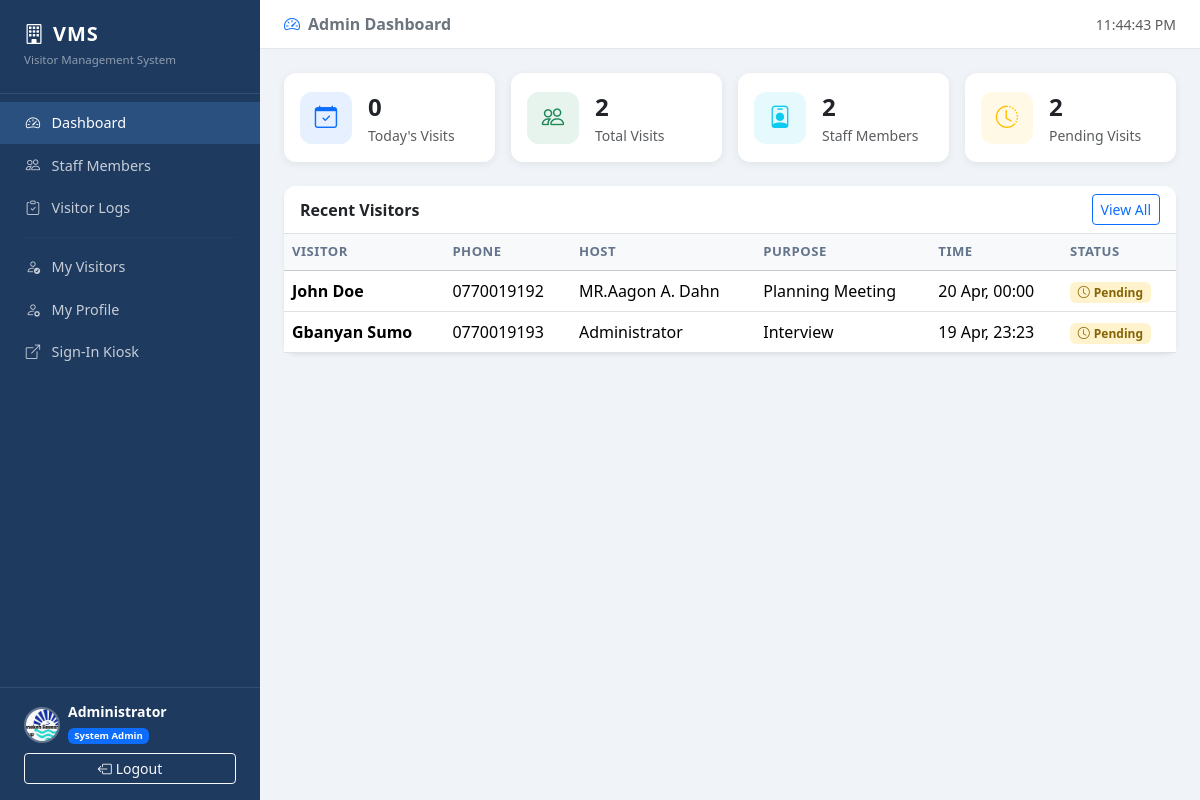
The page /admin (signed in) on the database its author committed.
### app.py (models this page shows, shortened)
class User(UserMixin, db.Model):
    __tablename__ = 'users'
    id = db.Column(db.Integer, primary_key=True)
    full_name = db.Column(db.String(120), nullable=False)
    office_number = db.Column(db.String(50), default='')
    phone = db.Column(db.String(30), default='')
    email = db.Column(db.String(120), default='')
    username = db.Column(db.String(80), unique=True, nullable=False)
    password_hash = db.Column(db.String(256), nullable=False)
    is_admin = db.Column(db.Boolean, default=False)
    avatar = db.Column(db.String(200), default='')
    created_at = db.Column(db.DateTime, default=datetime.utcnow)
    visits = db.relationship('Visit', backref='staff', lazy=True,
                             cascade='all, delete-orphan')

class Visit(db.Model):
    __tablename__ = 'visits'
    id = db.Column(db.Integer, primary_key=True)
    visitor_name = db.Column(db.String(120), nullable=False)
    visitor_phone = db.Column(db.String(30), default='')
    purpose = db.Column(db.String(200), default='')
    staff_id = db.Column(db.Integer, db.ForeignKey('users.id'), nullable=False)
    signed_in_at = db.Column(db.DateTime, default=datetime.utcnow)
    attended = db.Column(db.Boolean, default=False)
    attended_at = db.Column(db.DateTime)

### app.py (the view)
@app.route('/admin')
@admin_required
def admin_dashboard():
    today = datetime.utcnow().date()
    total_visits = Visit.query.count()
    today_visits = Visit.query.filter(
        db.func.date(Visit.signed_in_at) == today
    ).count()
    total_staff = User.query.count()
    pending_visits = Visit.query.filter_by(attended=False).count()
    recent_visits = Visit.query.order_by(Visit.signed_in_at.desc()).limit(10).all()
    return render_template('admin/dashboard.html',
        total_visits=total_visits, today_visits=today_visits,
        total_staff=total_staff, pending_visits=pending_visits,
        recent_visits=recent_visits)

### app.py (called while the page is built)
@login_manager.user_loader
def load_user(user_id):
    return db.session.get(User, int(user_id))

def admin_required(f):
    @wraps(f)
    @login_required
    def decorated(*args, **kwargs):
        if not current_user.is_admin:
            flash('Admin access required.', 'danger')
            return redirect(url_for('dashboard'))
        return f(*args, **kwargs)
    return decorated

### templates/admin/dashboard.html (shortened to what this page needs)
{% extends "base.html" %}
{% block page_title %}<i class="bi bi-speedometer2 me-2 text-primary"></i>Admin Dashboard{% endblock %}
{% block content %}
<div class="row g-3 mb-4">
  <div class="col-6 col-lg-3">
    <div class="card stat-card p-3">
      <div class="d-flex align-items-center gap-3">
        <div class="icon-box bg-primary bg-opacity-10">
          <i class="bi bi-calendar-check text-primary"></i>
        </div>
        <div>
          <div class="fs-4 fw-bold">{{ today_visits }}</div>
          <div class="text-muted small">Today's Visits</div>
        </div>
      </div>
    </div>
  </div>
  <div class="col-6 col-lg-3">
    <div class="card stat-card p-3">
      <div class="d-flex align-items-center gap-3">
        <div class="icon-box bg-success bg-opacity-10">
          <i class="bi bi-people text-success"></i>
        </div>
        <div>
          <div class="fs-4 fw-bold">{{ total_visits }}</div>
          <div class="text-muted small">Total Visits</div>
        </div>
      </div>
    </div>
  </div>
  <div class="col-6 col-lg-3">
    <div class="card stat-card p-3">
      <div class="d-flex align-items-center gap-3">
        <div class="icon-box bg-info bg-opacity-10">
          <i class="bi bi-person-badge text-info"></i>
        </div>
        <div>
          <div class="fs-4 fw-bold">{{ total_staff }}</div>
          <div class="text-muted small">Staff Members</div>
        </div>
      </div>
    </div>
  </div>
  <div class="col-6 col-lg-3">
    <div class="card stat-card p-3">
      <div class="d-flex align-items-center gap-3">
        <div class="icon-box bg-warning bg-opacity-10">
          <i class="bi bi-clock-history text-warning"></i>
        </div>
        <div>
          <div class="fs-4 fw-bold">{{ pending_visits }}</div>
          <div class="text-muted small">Pending Visits</div>
        </div>
      </div>
    </div>
  </div>
</div>
<div class="card border-0 shadow-sm" style="border-radius:12px;">
  <div class="card-header bg-white border-bottom d-flex justify-content-between align-items-center" style="border-radius:12px 12px 0 0;">
    <span class="fw-semibold">Recent Visitors</span>
    <a href="{{ url_for('admin_visitors') }}" class="btn btn-sm btn-outline-primary">View All</a>
  </div>
  <div class="card-body p-0">
    {% if recent_visits %}
    <div class="table-responsive">
      <table class="table table-hover mb-0">
        <thead class="table-light">
          <tr><th>Visitor</th><th>Phone</th><th>Host</th><th>Purpose</th><th>Time</th><th>Status</th></tr>
        </thead>
        <tbody>
          {% for v in recent_visits %}
          <tr>
            <td class="fw-semibold">{{ v.visitor_name }}</td>
            <td>{{ v.visitor_phone or '—' }}</td>
            <td>{{ v.staff.full_name }}</td>
            <td>{{ v.purpose or '—' }}</td>
            <td>{{ v.signed_in_at.strftime('%d %b, %H:%M') }}</td>
            <td>
              {% if v.attended %}
              <span class="badge badge-attended"><i class="bi bi-check-circle me-1"></i>Attended</span>
              {% else %}
              <span class="badge badge-pending"><i class="bi bi-clock me-1"></i>Pending</span>
              {% endif %}
            </td>
          </tr>
          {% endfor %}
        </tbody>
      </table>
    </div>
    {% else %}
    <div class="text-center py-5 text-muted">
      <i class="bi bi-inbox display-4 d-block mb-2"></i>No visits recorded yet.
    </div>
    {% endif %}
  </div>
</div>
{% endblock %}

### templates/base.html (shortened to what this page needs)
<!DOCTYPE html>
<html lang="en">
<head>
  <link href="https://cdn.jsdelivr.net/npm/bootstrap@5.3.2/dist/css/bootstrap.min.css" rel="stylesheet">
  <link href="https://cdn.jsdelivr.net/npm/bootstrap-icons@1.11.3/font/bootstrap-icons.css" rel="stylesheet">
</head>
<body>
<div id="sidebar">
  <div class="brand">
    <h5><i class="bi bi-building me-2"></i>VMS</h5>
    <small>Visitor Management System</small>
  </div>
  <nav class="mt-2">
    {% if current_user.is_admin %}
    <a href="{{ url_for('admin_dashboard') }}" class="nav-link {% if request.endpoint == 'admin_dashboard' %}active{% endif %}">
      <i class="bi bi-speedometer2"></i> Dashboard
    </a>
    <a href="{{ url_for('admin_staff') }}" class="nav-link {% if request.endpoint == 'admin_staff' %}active{% endif %}">
      <i class="bi bi-people"></i> Staff Members
    </a>
    <a href="{{ url_for('admin_visitors') }}" class="nav-link {% if request.endpoint == 'admin_visitors' %}active{% endif %}">
      <i class="bi bi-clipboard-check"></i> Visitor Logs
    </a>
    <hr style="border-color:rgba(255,255,255,0.1); margin: 0.5rem 1.5rem;">
    {% endif %}
    <a href="{{ url_for('dashboard') }}" class="nav-link {% if request.endpoint == 'dashboard' %}active{% endif %}">
      <i class="bi bi-person-check"></i> My Visitors
    </a>
    <a href="{{ url_for('profile') }}" class="nav-link {% if request.endpoint == 'profile' %}active{% endif %}">
      <i class="bi bi-person-gear"></i> My Profile
    </a>
    <a href="{{ url_for('index') }}" class="nav-link" target="_blank">
      <i class="bi bi-box-arrow-up-right"></i> Sign-In Kiosk
    </a>
  </nav>
  <div class="sidebar-footer">
    <div class="d-flex align-items-center gap-2 mb-2">
      {% if current_user.avatar %}
      <img src="{{ url_for('static', filename='avatars/' + current_user.avatar) }}"
           class="avatar-sm" alt="avatar">
      {% else %}
      <div class="avatar-initials">{{ current_user.full_name[0].upper() }}</div>
      {% endif %}
      <div>
        <div class="text-white small fw-semibold" style="line-height:1.2;">{{ current_user.full_name }}</div>
        <div>
          {% if current_user.is_admin %}
          <span class="badge bg-primary" style="font-size:0.6rem;">System Admin</span>
          {% else %}
          <span class="badge bg-secondary" style="font-size:0.6rem;">Staff</span>
          {% endif %}
        </div>
      </div>
    </div>
    <a href="{{ url_for('logout') }}" class="btn btn-sm btn-outline-light w-100">
      <i class="bi bi-box-arrow-left me-1"></i>Logout
    </a>
  </div>
</div>
<div id="main">
  <div id="topbar">
    <span class="fw-semibold text-secondary">{% block page_title %}{% endblock %}</span>
    <span class="text-muted small" id="clock"></span>
  </div>
  <div id="content">
    {% block content %}{% endblock %}
  </div>
</div>
</body>
</html>

### templates/base.html (style rules this page uses)
:root { --sidebar-bg: #1e3a5f; --sidebar-hover: #2a5080; --accent: #2196F3; }
body { background: #f0f4f8; min-height: 100vh; }
#sidebar { width: 260px; min-height: 100vh; background: var(--sidebar-bg); position: fixed; top: 0; left: 0; z-index: 100; display: flex; flex-direction: column; transition: transform 0.3s; }
#sidebar .brand { padding: 1.4rem 1.5rem; border-bottom: 1px solid rgba(255,255,255,0.1); }
#sidebar .brand h5 { color: #fff; margin: 0; font-weight: 700; letter-spacing: 1px; }
#sidebar .brand small { color: rgba(255,255,255,0.5); font-size: 0.72rem; }
#sidebar .nav-link { color: rgba(255,255,255,0.75); padding: 0.65rem 1.5rem; display: flex; align-items: center; gap: 0.6rem; border-radius: 0; transition: background 0.15s, color 0.15s; font-size: 0.9rem; }
#sidebar .nav-link:hover, #sidebar .nav-link.active { background: var(--sidebar-hover); color: #fff; }
#sidebar .nav-link i { width: 18px; text-align: center; }
#sidebar .sidebar-footer { margin-top: auto; padding: 1rem 1.5rem; border-top: 1px solid rgba(255,255,255,0.1); }
.avatar-sm { width: 36px; height: 36px; border-radius: 50%; object-fit: cover; border: 2px solid rgba(255,255,255,0.3); }
#main { margin-left: 260px; min-height: 100vh; }
#topbar { background: #fff; border-bottom: 1px solid #e0e7ef; padding: 0.75rem 1.5rem; display: flex; align-items: center; justify-content: space-between; position: sticky; top: 0; z-index: 50; }
#content { padding: 1.5rem; }
.stat-card { border: none; border-radius: 12px; box-shadow: 0 2px 8px rgba(0,0,0,0.07); }
.stat-card .icon-box { width: 52px; height: 52px; border-radius: 12px; display: flex; align-items: center; justify-content: center; font-size: 1.4rem; }
.table th { font-weight: 600; font-size: 0.82rem; text-transform: uppercase; letter-spacing: 0.5px; color: #64748b; }
.badge-pending { background: #fff3cd; color: #856404; }

### rows shown on the page
User: avatar (picture), full_name "Administrator"
Visit: visitor_name "John Doe", visitor_phone "0770019192", staff.full_name "MR.Aagon A. Dahn", purpose "Planning Meeting", signed_in_at "20 Apr, 00:00", attended False (drawn)
Visit: visitor_name "Gbanyan Sumo", visitor_phone "0770019193", staff.full_name "Administrator", purpose "Interview", signed_in_at "19 Apr, 23:23", attended False (drawn)

### other values the page prints
{{ today_visits }} "0"
{{ total_visits }} "2"
{{ total_staff }} "2"
{{ pending_visits }} "2"
